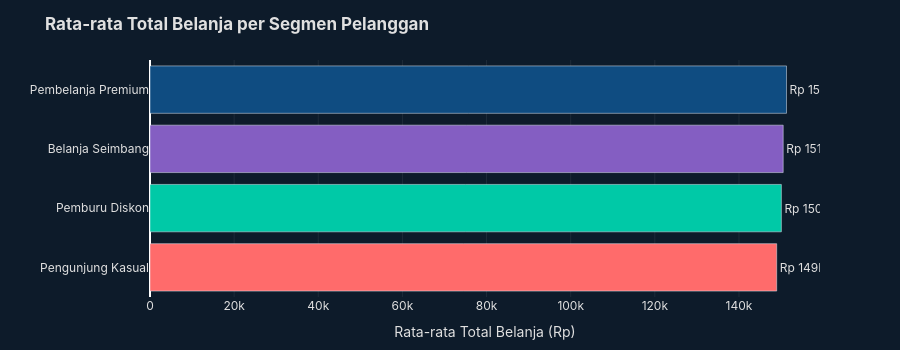

This figure's notebook cell:
### Markdown cell above
### Visual 4 — Profil Segmen Pelanggan (K-Means, k=4)

**Insight:** Empat tipe konsumen dominan dan karakteristik unik masing-masing.

### Code cell
seg_agg = df.groupby("segmen_pelanggan").agg(
    jumlah=("usia", "count"),
    avg_belanja=("total_belanja", "mean"),
    avg_pesanan=("pesanan_online_bulanan", "mean"),
    avg_pendapatan=("pendapatan_bulanan", "mean"),
    avg_diskon=("sensitivitas_diskon", "mean"),
    avg_loyalitas=("skor_loyalitas_merek", "mean"),
).reset_index().sort_values("avg_belanja", ascending=True)

fig4 = go.Figure()
colors = ["#845EC2", "#0F4C81", "#00C9A7", "#FF6B6B"]
for i, row in seg_agg.iterrows():
    fig4.add_trace(go.Bar(
        y=[row["segmen_pelanggan"]],
        x=[row["avg_belanja"]],
        orientation="h",
        marker_color=colors[int(i) % 4],
        text=f"Rp {row['avg_belanja']/1000:.0f}K (n={row['jumlah']:,})",
        textposition="outside",
        name=row["segmen_pelanggan"],
    ))

fig4.update_layout(
    title="<b>Rata-rata Total Belanja per Segmen Pelanggan</b>",
    xaxis_title="Rata-rata Total Belanja (Rp)",
    paper_bgcolor="#0d1b2a", plot_bgcolor="#0d1b2a",
    font=dict(color="#E0E0E0", family="Inter, sans-serif"),
    height=350, showlegend=False,
    margin=dict(l=150, r=80, t=60, b=40),
    xaxis=dict(gridcolor="rgba(255,255,255,0.07)"),
)
fig4.show()

print("\nProfil lengkap setiap segmen:")
print(seg_agg.set_index("segmen_pelanggan")[[
    "jumlah","avg_pendapatan","avg_belanja","avg_pesanan","avg_diskon","avg_loyalitas"
]].rename(columns={
    "jumlah":"N", "avg_pendapatan":"Pendapatan", "avg_belanja":"Total Belanja",
    "avg_pesanan":"Pesanan Online", "avg_diskon":"Sens.Diskon", "avg_loyalitas":"Loyalitas"
}).to_string())
print("\n💡 INSIGHT: Masing-masing segmen memiliki profil unik. 'Pemburu Diskon' yang besar")
print("   secara jumlah bisa menjadi profit center jika dikelola dengan program loyalitas tepat.")

### Figure 1 — Plotly figure (JSON) as saved in the notebook; plotly's stock layout.template omitted (floating-point values rounded to 4 significant figures)
{"data": [{"marker": {"color": "#FF6B6B"}, "name": "Pengunjung Kasual", "orientation": "h", "text": "Rp 149K (n=2,882)", "textposition": "outside", "type": "bar", "x": [149000.0], "y": ["Pengunjung Kasual"]}, {"marker": {"color": "#00C9A7"}, "name": "Pemburu Diskon", "orientation": "h", "text": "Rp 150K (n=2,932)", "textposition": "outside", "type": "bar", "x": [150100.0], "y": ["Pemburu Diskon"]}, {"marker": {"color": "#845EC2"}, "name": "Belanja Seimbang", "orientation": "h", "text": "Rp 151K (n=3,055)", "textposition": "outside", "type": "bar", "x": [150500.0], "y": ["Belanja Seimbang"]}, {"marker": {"color": "#0F4C81"}, "name": "Pembelanja Premium", "orientation": "h", "text": "Rp 151K (n=2,920)", "textposition": "outside", "type": "bar", "x": [151300.0], "y": ["Pembelanja Premium"]}], "layout": {"font": {"color": "#E0E0E0", "family": "Inter, sans-serif"}, "height": 350, "margin": {"b": 40, "l": 150, "r": 80, "t": 60}, "paper_bgcolor": "#0d1b2a", "plot_bgcolor": "#0d1b2a", "showlegend": false, "title": {"text": "<b>Rata-rata Total Belanja per Segmen Pelanggan</b>"}, "xaxis": {"gridcolor": "rgba(255,255,255,0.07)", "title": {"text": "Rata-rata Total Belanja (Rp)"}}}}
